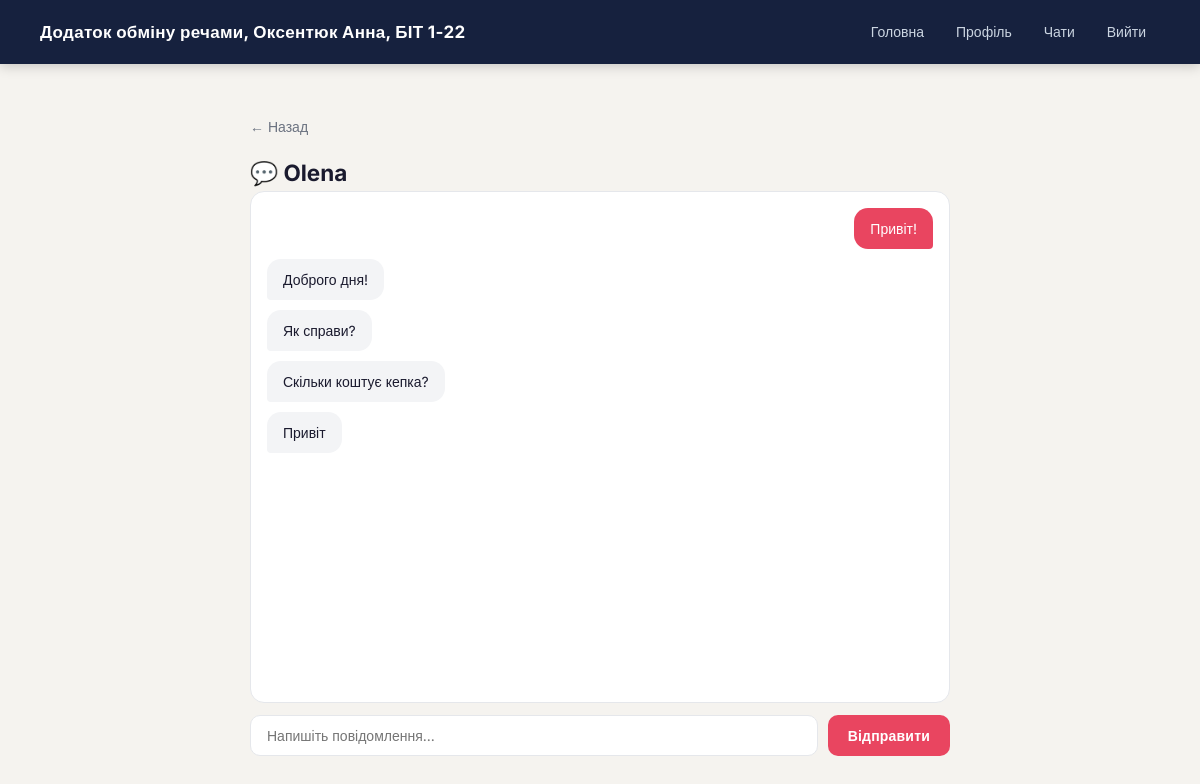
/chat/1/ (signed in), run on the app's committed database.
### main/models.py (models this page shows)
class Message(models.Model):
    sender = models.ForeignKey(User, on_delete=models.CASCADE, related_name='sent_messages')
    receiver = models.ForeignKey(User, on_delete=models.CASCADE, related_name='received_messages')
    text = models.TextField()
    created_at = models.DateTimeField(auto_now_add=True)

### main/views.py (the view, shortened to what this page needs)
# urls.py: path('chat/<int:user_id>/', views.chat, name='chat'),
@login_required
def chat(request, user_id):
    other_user = get_object_or_404(User, id=user_id)
    messages = Message.objects.filter(
        Q(sender=request.user, receiver=other_user) |
        Q(sender=other_user, receiver=request.user)
    ).order_by('created_at')
    return render(request, 'main/chat.html', {
        'chat_messages': messages,
        'other_user': other_user
    })

### main/templates/main/chat.html (shortened to what this page needs)
{% extends 'main/base.html' %}
{% block content %}
<div class="chat-page">
    <a class="back-link" href="{% url 'user_profile' other_user.id %}">
        ← Назад
    </a>
    <h2>💬 {{ other_user.username }}</h2>
    <div class="chat-box">
        {% for msg in chat_messages %}
            {% if msg.sender == request.user %}
                <div class="message me">
                    <div class="msg-text">{{ msg.text }}</div>
                </div>
            {% else %}
                <div class="message them">
                    <div class="msg-text">{{ msg.text }}</div>
                </div>
            {% endif %}
        {% empty %}
            <p class="muted">Немає повідомлень</p>
        {% endfor %}
    </div>
    <form method="post" class="chat-input">
        <input type="text" name="text" placeholder="Напишіть повідомлення...">
        <button type="submit">Відправити</button>
    </form>
</div>
{% endblock %}

### main/static/css/style.css (style rules this page uses)
:root { --bg: #F5F3EF; --dark: #1A1A2E; --navbar-bg: #16213E; --accent: #E94560; --accent-hover: #c73652; --secondary: #0F3460; --text: #1A1A2E; --text-muted: #6B7280; --card: #FFFFFF; --border: #E5E7EB; --shadow: rgba(0, 0, 0, 0.08); }
* { box-sizing: border-box; margin: 0; padding: 0; }
body { font-family: 'Inter', Arial, sans-serif; background-color: var(--bg); color: var(--text); line-height: 1.6; font-size: 15px; }
button, .primary-btn { display: inline-flex; align-items: center; justify-content: center; padding: 12px 24px; background-color: var(--accent); color: white; border: none; border-radius: 10px; cursor: pointer; text-decoration: none; font-family: 'Inter', sans-serif; font-size: 14px; font-weight: 600; transition: all 0.2s; letter-spacing: 0.2px; }
.back-link { display: inline-block; margin-bottom: 16px; text-decoration: none; color: var(--text-muted); font-size: 14px; transition: color 0.2s; }
.chat-page { max-width: 700px; margin: 24px auto; display: flex; flex-direction: column; height: 80vh; }
.chat-box { flex: 1; overflow-y: auto; padding: 16px; background: var(--card); border-radius: 14px; border: 1px solid var(--border); display: flex; flex-direction: column; gap: 10px; }
.message { display: flex; }
.message.me { justify-content: flex-end; }
.message.them { justify-content: flex-start; }
.msg-text { padding: 10px 16px; border-radius: 14px; max-width: 62%; font-size: 14px; line-height: 1.5; }
.message.me .msg-text { background: var(--accent); color: white; border-bottom-right-radius: 4px; }
.message.them .msg-text { background: #F3F4F6; color: var(--text); border-bottom-left-radius: 4px; }
.chat-input { display: flex; gap: 10px; margin-top: 12px; }
.chat-input input { flex: 1; padding: 11px 16px; border-radius: 10px; border: 1.5px solid var(--border); font-family: 'Inter', sans-serif; font-size: 14px; background: var(--card); transition: border-color 0.2s; }
.chat-input button { padding: 11px 20px; }

### data on the page
Message: text "Привіт!"
Message: text "Доброго дня!"
Message: text "Як справи?"
Message: text "Скільки коштує кепка?"
Message: text "Привіт"

### other printed values
{{ other_user.username }} "Olena"
